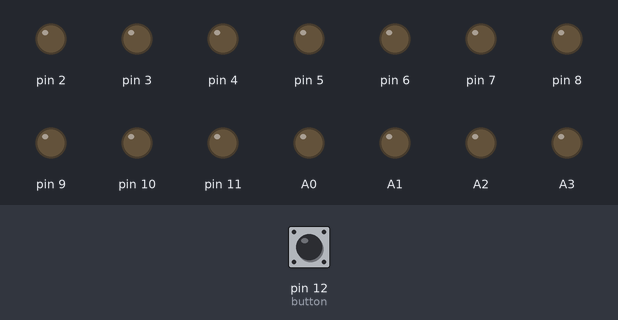
A sketch run on a simulated Arduino Uno, built with avr-gcc and run on an emulated ATmega328P. Shown: output pins drawn as LEDs (lit = HIGH). Dashed ring = blinking. The test bench sets the inputs (shaded band); at power-on: pin 12 (button) LOW.

Above: at 1.2 s.
1.3 s: pin 12 (button) pulled HIGH for 0.25 s
At 1.7 s:
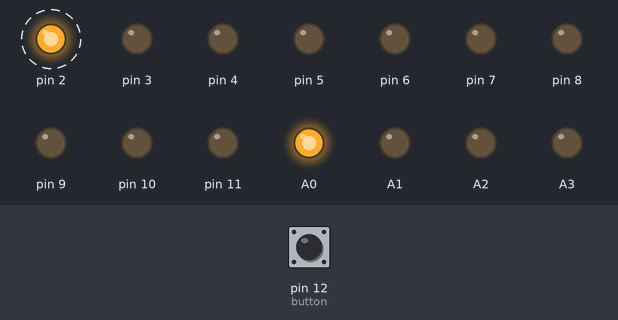
4.3 s: pin 12 (button) pulled HIGH for 1 s
At 5.3 s:
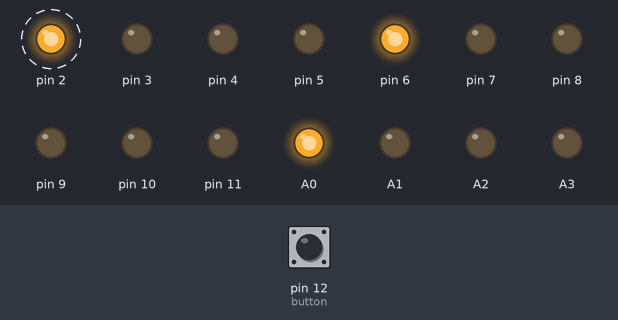
8.3 s: pin 12 (button) pulled HIGH for 3.2 s
At 11.3 s:
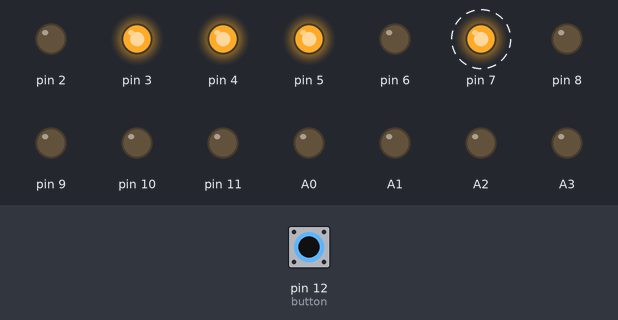
13.0 s: pin 12 (button) pulled HIGH for 1 s
At 13.9 s:
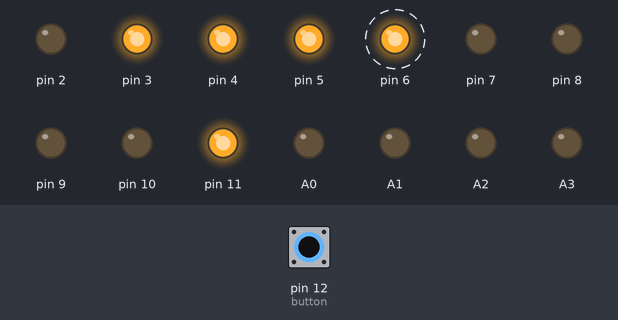
16.1 s: pin 12 (button) pulled HIGH for 3.2 s
At 17.2 s:
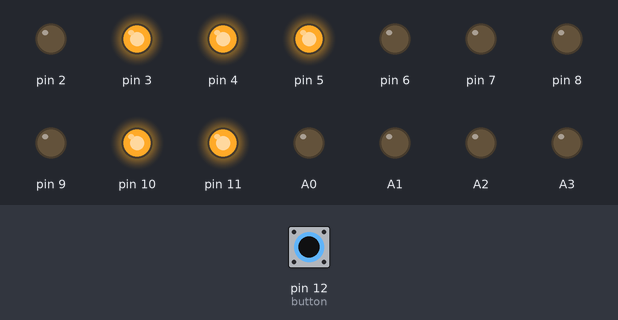
Timing chart, 0 to 21.8 s (numbered marks = the images above; inputs shaded):
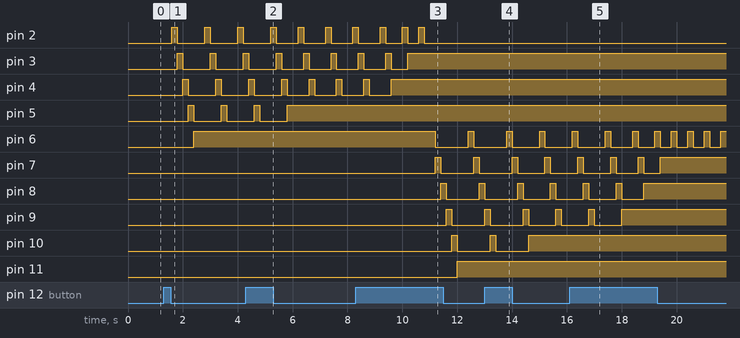

Measured:
- after the input at 1.3 s, pin 2: alternates HIGH for 0.20 s and LOW for 1.0 s, starting after 0.30 s; pin 3: alternates HIGH for 0.20 s and LOW for 1.0 s, starting after 0.50 s
- after the input at 4.3 s, pin 5: goes on until 5.8 s, then stays HIGH
- after the input at 8.3 s, pin 4: goes on until 9.6 s, then stays HIGH; pin 6: HIGH → LOW after 2.9 s, → HIGH 1.2 s later, → LOW 0.20 s later; pin 7: alternates HIGH for 0.20 s and LOW for 1.2 s, starting after 2.9 s; pin 8: LOW → HIGH after 3.1 s, → LOW 0.20 s later, → HIGH 1.2 s later; pin 9: LOW → HIGH after 3.3 s, → LOW 0.20 s later
- after the input at 13.0 s, pin 10: goes on until 14.6 s, then stays HIGH
- after the input at 16.1 s, pin 9: goes on until 18.0 s, then stays HIGH

The sketch:

sketch_jul04a.ino
```cpp
int LED1=2;
int LED2=3;
int LED3=4;
int LED4=5;
int LED5=6;
int LED6=7;
int LED7=8;
int LED8=9;
int LED9=10;
int LED10=11;

  int count=0;
int button=12;
int i,j,k;
void setup()
{

for(int i=2;i<=11;i++)
 {
  pinMode(i,OUTPUT);
  }
  pinMode(A0,OUTPUT);
  pinMode(A1,OUTPUT);
  pinMode(A2,OUTPUT);
  pinMode(A3,OUTPUT);
}

void loop()
{
int state=digitalRead(button);

  if(state==1)
  {
    count++;
    delay(200);
   }
  else
  {
  count=count;
    delay(200);

  }
if(count==1){

for(int i=2;i<=6;i++)
{
  digitalWrite(A0,HIGH);
    digitalWrite(i,HIGH);
    delay(200);
    digitalWrite(i,LOW);
    }
    digitalWrite(6,HIGH);
}
if(count==2)  {
for(int i=2;i<=5;i++)
{

    digitalWrite(i,HIGH);
    delay(200);
    digitalWrite(i,LOW);
    }
    digitalWrite(5,HIGH);
}

if(count==3) {
for(int i=2;i<=4;i++)
{

    digitalWrite(i,HIGH);
    delay(200);
    digitalWrite(i,LOW);
    }
    digitalWrite(4,HIGH);

}
if(count==4)   {
for(int i=2;i<=3;i++)
{
    digitalWrite(i,HIGH);
    delay(200);
    digitalWrite(i,LOW);
    }
    digitalWrite(3,HIGH);
}
if(count==5){

for(int i=2;i<=2;i++)
{

    digitalWrite(i,HIGH);
    delay(200);
    digitalWrite(i,LOW);
    }
   analogWrite(A1,HIGH);


if(count==5)
for(int i=2;i<=1;i++)
{
  digitalWrite(A2,HIGH);
    digitalWrite(i,HIGH);
    delay(200);
    digitalWrite(i,LOW);
    }
    digitalWrite(1,HIGH);


    analogWrite(A0,HIGH);
}
if(count==6){

for(int i=6;i<=11;i++)
{

    digitalWrite(i,HIGH);
    delay(200);
    digitalWrite(i,LOW);
    }
    digitalWrite(11,HIGH);
}
if(count==7) {
for(int i=6;i<=10;i++)
{

    digitalWrite(i,HIGH);
    delay(200);
    digitalWrite(i,LOW);
    }
    digitalWrite(10,HIGH);}
if(count==8)   {
for(int i=6;i<=9;i++)
{
    digitalWrite(i,HIGH);
    delay(200);
    digitalWrite(i,LOW);
    }
    digitalWrite(9,HIGH); }
if(count==9){
for(int i=6;i<=8;i++){
    digitalWrite(i,HIGH);
    delay(200);
    digitalWrite(i,LOW);
    }
    digitalWrite(8,HIGH);
}
   if(count==10)  {
for(int i=6;i<=7;i++)
{

    digitalWrite(i,HIGH);
    delay(200);
    digitalWrite(i,LOW);
    }
    digitalWrite(7,HIGH);
   }
if(count==11)   {
for(int i=6;i<=6;i++)
{

    digitalWrite(i,HIGH);
    delay(200);
    digitalWrite(i,LOW);
    count==0;
    }
    digitalWrite(6,HIGH);
    analogWrite(A3,HIGH);
    }

}
```
